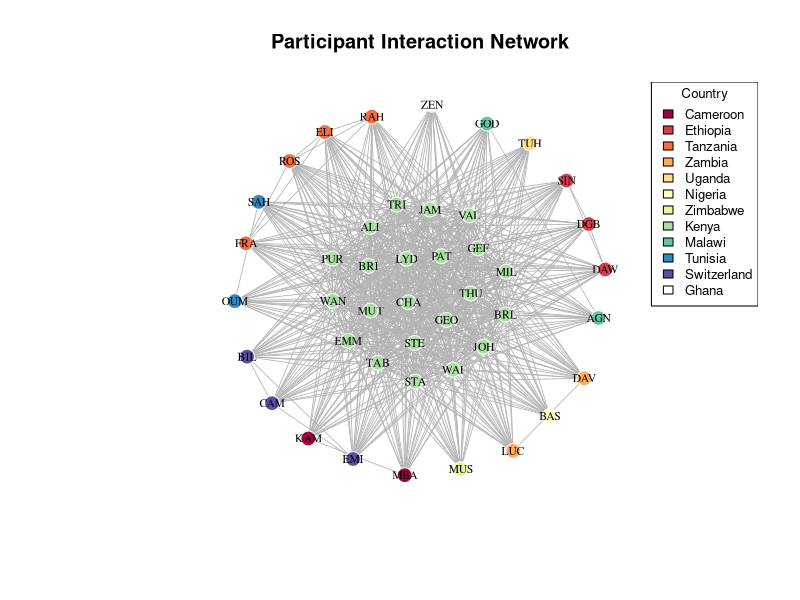
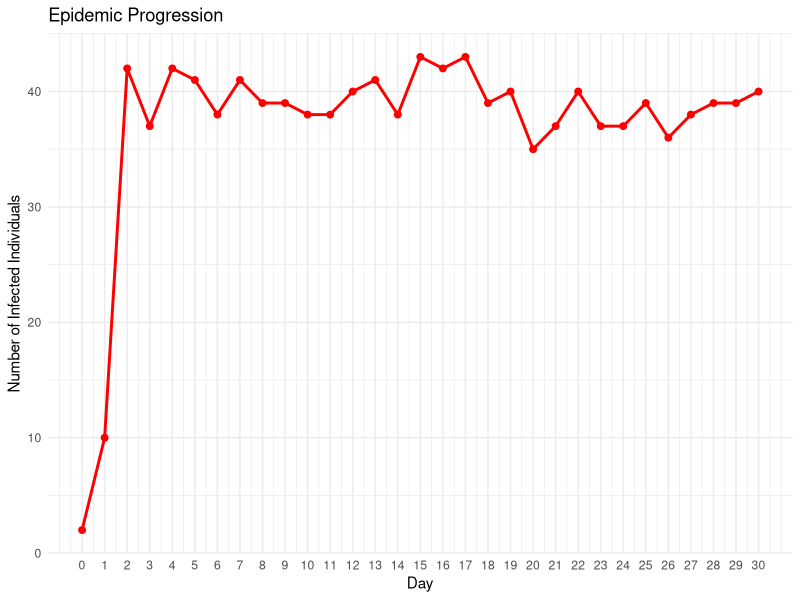
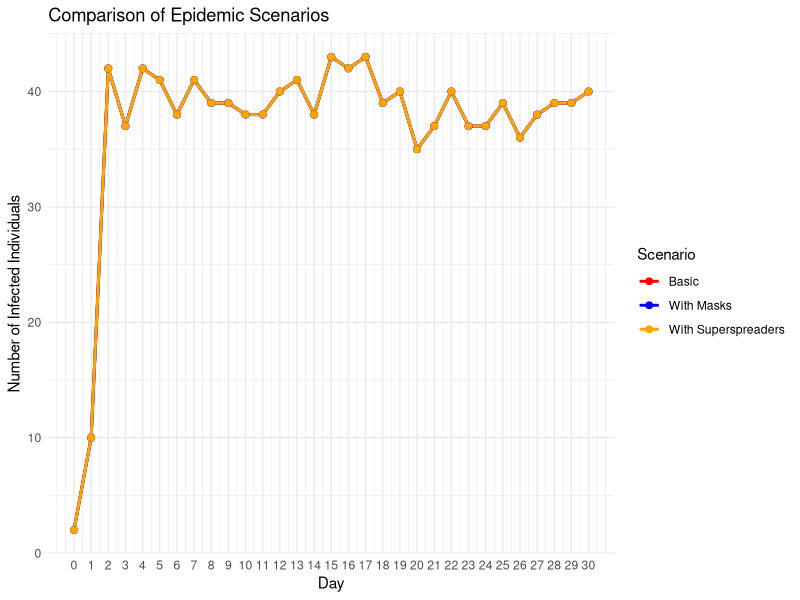
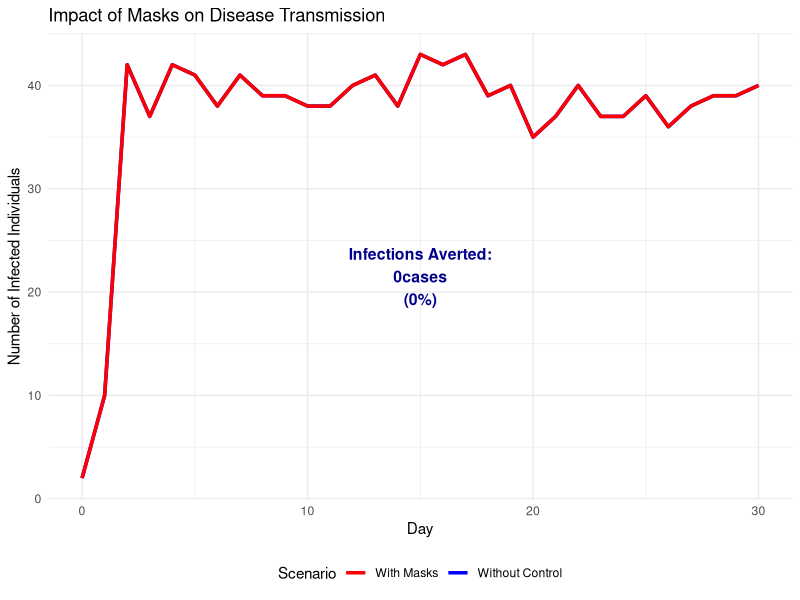
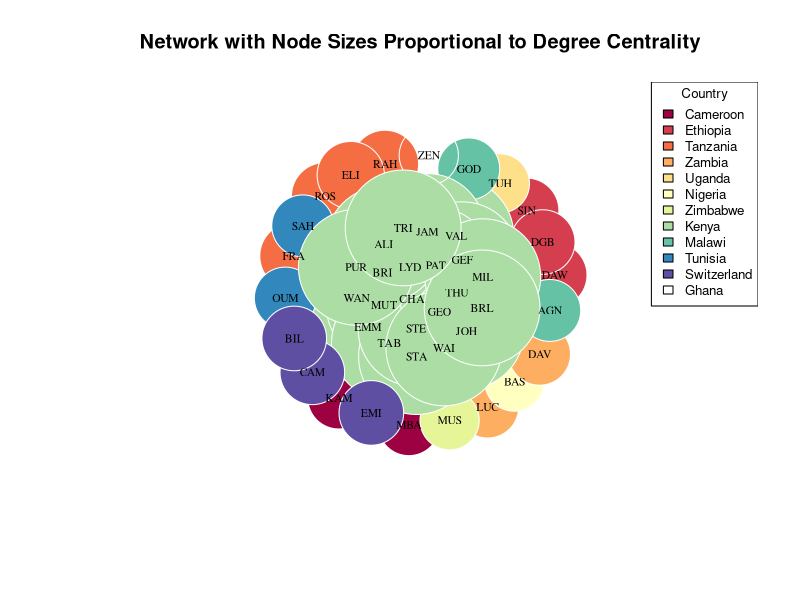
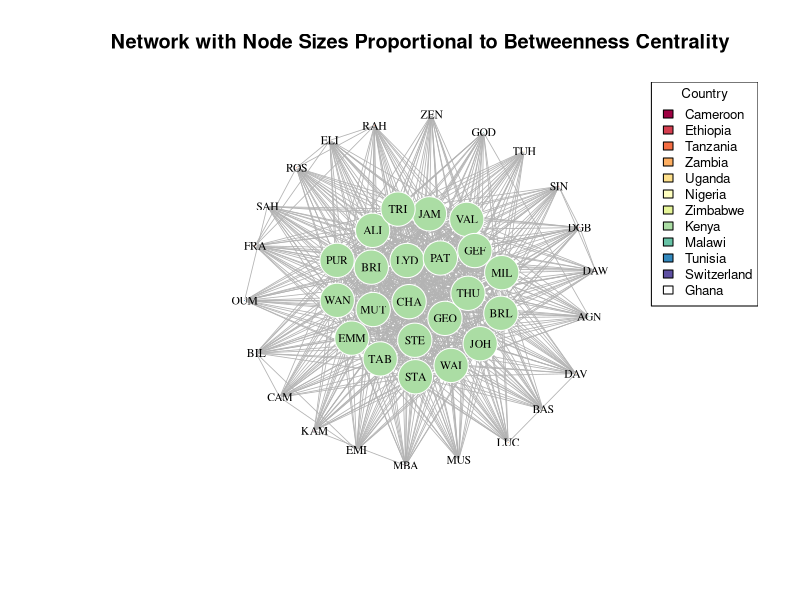
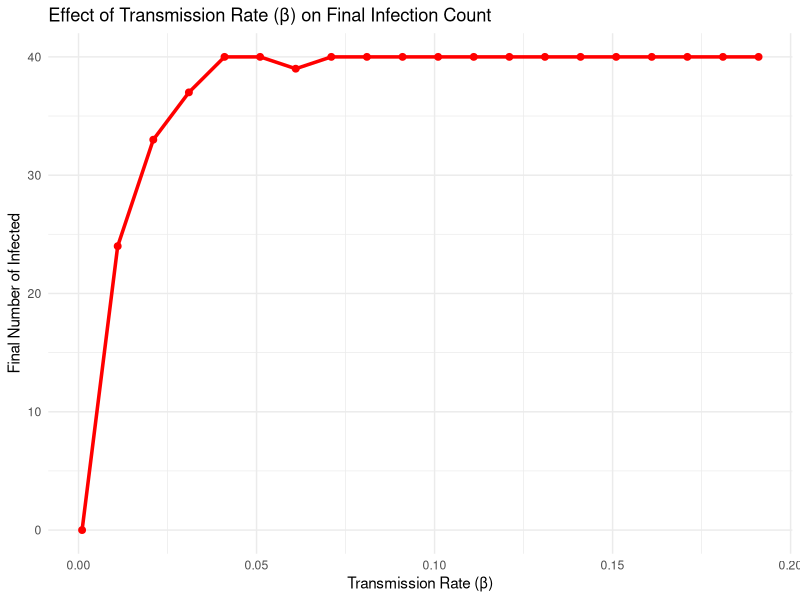
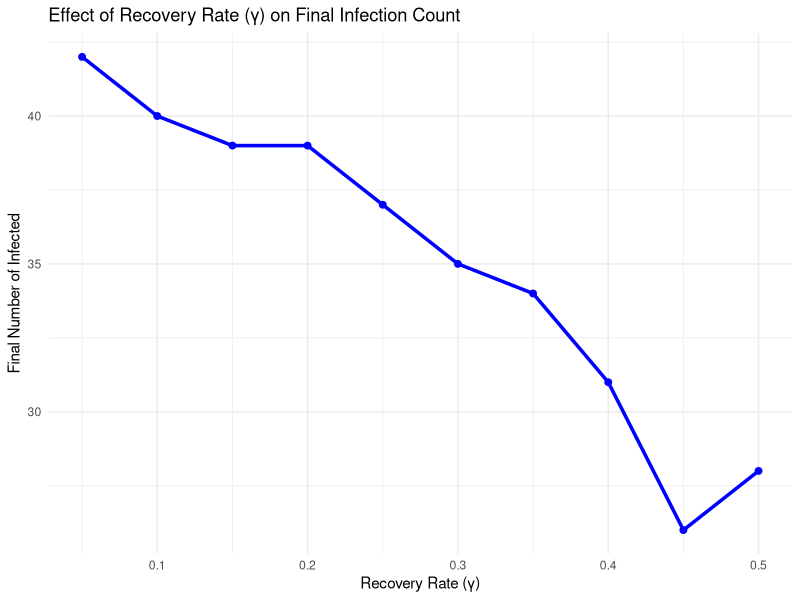

Recreate these plots in R, in order.
###### The following exercise ####
##Network Analysis and SIS Epidemic Model##

####Project Description####

##This project introduces the intersection of network analysis and epidemic modeling through 
## a hands-on exploration of disease transmission dynamics. Using a dataset of participants 
## from various countries attending a Malaria Modelling modular program in Nairobi, Kenya, 
## participants learn to construct social networks based on participants interaction patterns 
## and simulate disease spread using a Susceptible-Infected-Susceptible (SIS) model.

##The project aims to demonstrate how network structure influences epidemic outcomes by modeling 
## connections between individuals from the same countries, with Kenya serving as a hub connecting 
## participants from different nations. The aim is to explore key epidemiological concepts including 
## transmission rates (β), recovery rates (γ), and intervention strategies like wearing masks and 
##identification of superspreaders.

##Through this practical exercise, participants should gain a hands-on experience with network visualization, 
## epidemic simulation, and quantitative analysis of public health interventions. The goals is to emphasize 
## applications by examining scenarios such as the impact of protective measures introduced mid-outbreak 
## and the role of highly connected individuals in accelerating disease spread.

##Exercises are presented at the end of this tutorial

##############################################################################

#Packages for this work
library(igraph) # For graphs
library(ggplot2) # For plots
library(dplyr) # For manipulation
library(RColorBrewer) # For colours

##Create the dataset - participants, and their country of origin.
data <- data.frame( Participant = c("KAM", "SIN", "RAH", "DAW", "LUC", "TUH", "BAS", "MBA", 
                                    "MUS", "DAV", "CHA", "EMM", "LYD", "VAL", "GOD", "AGN", 
                                    "ROS", "FRA", "JAM", "DGB", "ELI", "WAN", "MUT", "GEO", 
                                    "GEF", "SAH", "PAT", "TAB", "BRI", "STA", "OUM", "STE", 
                                    "THU", "EMI", "CAM", "ZEN", "BIL", "JOH", "ALI", "PUR", 
                                    "WAI", "MIL", "BRL", "TRI"),  
                    Country = c("Cameroon", "Ethiopia", "Tanzania", "Ethiopia", "Zambia", 
                                "Uganda", "Nigeria", "Cameroon", "Zimbabwe", "Zambia", "Kenya", 
                                "Kenya", "Kenya", "Kenya", "Malawi", "Malawi", "Tanzania", "Tanzania", 
                                "Kenya", "Ethiopia", "Tanzania", "Kenya", "Kenya", "Kenya", "Kenya", 
                                "Tunisia", "Kenya", "Kenya", "Kenya", "Kenya", "Tunisia", "Kenya", 
                                "Kenya", "Switzerland", "Switzerland", "Ghana", "Switzerland", "Kenya", 
                                "Kenya", "Kenya", "Kenya", "Kenya", "Kenya", "Kenya"))

#####PART 1. NETWORK CONSTRUCION ####

##Remember Networks are based on matrices - adjacency matrix defines who is connected to whom.
##Create an adjacency matrix based on connection rules: 
#a) People from same country are connected; 
#b) Non-Kenyans are also connected to Kenyans. 
create_network <- function(data) {
  n <- nrow(data)
  adj_matrix <- matrix(0, n, n)
  rownames(adj_matrix) <- colnames(adj_matrix) <- data$Participant
  
  for(i in 1:n) {
    for(j in 1:n) {
      if(i != j) {
##Same country connect
        if(data$Country[i] == data$Country[j]) {
          adj_matrix[i,j] <- 1
        }
##Non-Kenyans connect to Kenyans
        else if(data$Country[i] != "Kenya" & data$Country[j] == "Kenya") {
          adj_matrix[i,j] <- 1
        }
        else if(data$Country[i] == "Kenya" & data$Country[j] != "Kenya") {
          adj_matrix[i,j] <- 1
        }
      }
    }
  }
  return(adj_matrix)
}

##Create the network and add attributes - what is an attribute?

adj_matrix <- create_network(data) ### Explore the adjacency 
g <- graph_from_adjacency_matrix(adj_matrix, mode = "undirected") #What does undirected mean? How does it differ from a directed graph?

##Add attributes
V(g)$country <- data$Country
V(g)$name <- data$Participant

##Create and visualize the network
plot_network <- function(g, data) {
##Color nodes by country
countries <- unique(data$Country)
colors <- RColorBrewer::brewer.pal(min(length(countries), 11), "Spectral")
country_colors <- setNames(colors[1:length(countries)], countries)
  
##Set vertex colors using the country attribute
V(g)$color <- country_colors[V(g)$country]
  
##Set the graph layout - there are many layouts - please explore them
set.seed(123)
layout <- layout_with_fr(g)
  
##Plot
plot(g,
     layout = layout,
     vertex.size = 8,
     vertex.label = V(g)$name,  # Explicitly use vertex names - what if you don't want to have people's names on the vertices? How would you modify this?
     vertex.label.cex = 0.7,
     vertex.label.color = "black",
     vertex.frame.color = "white",
     edge.color = "gray70",
     edge.width = 0.8,
     main = "Participant Interaction Network")
  
##Add legend - you can change position or text size
legend("topright", legend = countries, fill = country_colors, cex = 0.8, title = "Country")
}

###Plot the network
plot_network(g, data)


##############################################################################
###Now you have a network - what is it showing? Why circle? Are there other things you can explore from this?

###You can stop here - and explore the network parameters - density, degree (in/out degree), betweenness and other centrality metrics.

####What type of questions can one explore with network analysis####
##What is my outcome of analysis?
# • Node-level
# • Edge-level
# • Network structure and topology (as a whole)
# • Process (sequence of events
##Outcome variables
# • Traits of nodes (e.g., Disease state)– Do nodes of different classes have different attributes?– Do connectivity and network position determine infection risk?
#   • Edge values– What determines whether two nodes are linked?– Do linked nodes share certain attributes?
#   • Network topology– What determines the structure of networks?– Does infection influence network structure?
#   • Transmission processes– Does the spread of a pathogen depend on network structure?– Simulation modeling

####Part 2 -SIS Epidemic Modelling ####
sis_model <- function(adj_matrix, beta, gamma, initial_infected, days, superspreaders = NULL, mask_day = NULL, mask_efficacy = 0.3) {
  n <- nrow(adj_matrix)
  participants <- rownames(adj_matrix)
  
##Initialize states: 0 = Susceptible, 1 = Infected
  states <- matrix(0, nrow = days + 1, ncol = n)
  colnames(states) <- participants
  
##Set initial infected
  states[1, initial_infected] <- 1
  
##Track daily infections for incidence calculation
  daily_new_infections <- rep(0, days + 1)
  
##Superspreaders - who is a suer spreader?
  ss_multiplier <- rep(1, n)
  if(!is.null(superspreaders)) {
    ss_idx <- which(participants %in% superspreaders)
    ss_multiplier[ss_idx] <- 5  # 5x transmission rate
  }
  
  for(day in 1:days) {
    current_state <- states[day, ]
    new_state <- current_state
    new_infections <- 0
    
##Apply Intervention - masking effect if applicable
    current_beta <- beta
    if(!is.null(mask_day) && day >= mask_day) {
      current_beta <- beta * (1 - mask_efficacy)
    }
    
    for(i in 1:n) {
      if(current_state[i] == 0) {  # If susceptible
##Calculate infection probability from infected neighbors
    infected_neighbors <- which(current_state == 1 & adj_matrix[i, ] == 1)
    if(length(infected_neighbors) > 0) {
##Calculate total force of infection
      total_force <- 0
      for(neighbor in infected_neighbors) {
        total_force <- total_force + current_beta * ss_multiplier[neighbor]
          }
          
##Probability of infection (1 - probability of avoiding all infections)
      prob_infection <- 1 - exp(-total_force)
      if(runif(1) < prob_infection) {
        new_state[i] <- 1
        new_infections <- new_infections + 1
        }
        }
      } else {  ##If infected
##Recovery
        if(runif(1) < gamma) {
          new_state[i] <- 0
        }
      }
    }
    states[day + 1, ] <- new_state
    daily_new_infections[day + 1] <- new_infections
  }
  
  return(list(states = states, daily_new_infections = daily_new_infections))
}

###3 - SIMULATIONS

# Set parameters
beta <- 0.4
gamma <- 0.1
days <- 30

##Find participant indices
zeinabu_idx <- which(data$Participant == "ZEN")
agnes_idx <- which(data$Participant == "AGN")
initial_infected <- c("ZEN", "AGN")

##Scenario 1: Basic SIS model
set.seed(42)
result1 <- sis_model(adj_matrix, beta, gamma, initial_infected, days) #Explore

##Scenario 2: With masks from day 3
set.seed(42)
result2 <- sis_model(adj_matrix, beta, gamma, initial_infected, days, mask_day = 3)

##Scenario 3: With superspreaders
superspreaders <- c("BAS", "BIL", "MUT", "PUR") #Are these the superspreaders? Who is a superspreader? What criteria do we use to identify a superspreader? Hint: Network metrics. 
set.seed(42)
result3 <- sis_model(adj_matrix, beta, gamma, initial_infected, days, superspreaders = superspreaders)

####Part 4. ANALYSIS AND RESULTS ####

##Epidemic Results

# a) Number of infected on days 2, 4, 8
infected_day2 <- sum(result1$states[3, ])  # Day 2 (row 3, 0-indexed)
infected_day4 <- sum(result1$states[5, ])  # Day 4
infected_day5 <- sum(result1$states[5, ])  # Day 5
infected_day8 <- sum(result1$states[9, ])  # Day 8

cat("a) Number of infected individuals:\n")
cat("   Day 2:", infected_day2, "people\n")
cat("   Day 4:", infected_day4, "people\n")
cat("   Day 8:", infected_day8, "people\n\n")

# b) Incidence at day 8
incidence_day8 <- result1$daily_new_infections[5]
cat("b) Incidence on Day 5:", incidence_day8, "new infections\n\n")

# c) Infections averted with masks
infected_day5_masks <- sum(result2$states[5, ])
infections_averted <- infected_day5 - infected_day5_masks
cat("c) With masks from Day 5:\n")
cat("   Infections on Day 5 with masks:", infected_day5_masks, "\n")
cat("   Infections averted:", infections_averted, "\n\n")

# d) Network metrics
cat("d) Network Metrics:\n")

# i) Density
density_val <- edge_density(g)
cat("   i) Network density:", round(density_val, 3), "\n")

# ii) Superspreader analysis
cat("   ii) Superspreader analysis:\n")
infected_normal <- sum(result1$states[6, ])
infected_superspreaders <- sum(result3$states[6, ])
cat("       Without superspreaders: ", infected_normal, " infected\n")
cat("       With superspreaders: ", infected_superspreaders, " infected\n")
cat("       Additional infections from superspreaders: ", infected_superspreaders - infected_normal, "\n")

## iii) Effect of interaction rate changes
cat("   iii) Effect of changing interaction rates:\n")
betas <- c(0.01, 0.02, 0.03, 0.04, 0.05)
final_infected <- numeric(length(betas))

for(i in seq_along(betas)) {
  set.seed(42)
  temp_result <- sis_model(adj_matrix, betas[i], gamma, initial_infected, days)
  final_infected[i] <- sum(temp_result$states[6, ])
}

beta_results <- data.frame(Beta = betas, Final_Infected = final_infected)
print(beta_results)

####Part 5. VISUALIZATION OF EPIDEMIC PROGRESSION ####
plot_epidemic <- function(states) {
  days <- nrow(states) - 1
  infected_counts <- rowSums(states)
  
  df <- data.frame(
    Day = 0:days,
    Infected = infected_counts
  )
  
  ggplot(df, aes(x = Day, y = Infected)) +
    geom_line(color = "red", size = 1) +
    geom_point(color = "red", size = 2) +
    labs(title = "Epidemic Progression",
         x = "Day",
         y = "Number of Infected Individuals") +
    theme_minimal() +
    scale_x_continuous(breaks = 0:days)
}

##Plot epidemic progression
print(plot_epidemic(result1$states))

##Comparison plot
compare_df <- data.frame(
  Day = rep(0:days, 3),
  Infected = c(rowSums(result1$states), rowSums(result2$states), rowSums(result3$states)),
  Scenario = rep(c("Basic", "With Masks", "With Superspreaders"), each = days + 1)
)

comparison_plot <- ggplot(compare_df, aes(x = Day, y = Infected, color = Scenario)) +
  geom_line(size = 1) +
  geom_point(size = 2) +
  labs(title = "Comparison of Epidemic Scenarios",
       x = "Day",
       y = "Number of Infected Individuals") +
  theme_minimal() +
  scale_x_continuous(breaks = 0:days) +
  scale_color_manual(values = c("red", "blue", "orange"))

print(comparison_plot)

##Enhanced infections averted visualization as a shaded area
plot_infections_averted <- function(result_no_control, result_with_control, intervention_name = "Intervention") {
  days <- nrow(result_no_control$states) - 1
  
##Calculate infections for both scenarios
no_control <- rowSums(result_no_control$states)
with_control <- rowSums(result_with_control$states)
  
##Calculate total infections averted
total_averted <- sum(no_control) - sum(with_control)
percentage_averted <- round((total_averted / sum(no_control)) * 100, 1)
  
##Create data frame
df <- data.frame(
  Day = 0:days,
  No_Control = no_control,
  With_Control = with_control
  )
##Plot
p <- ggplot(df, aes(x = Day)) +
##Shaded area between curves
geom_ribbon(aes(ymin = With_Control, ymax = No_Control),
            fill = "lightblue", alpha = 0.7) +
##Lines for both scenarios
geom_line(aes(y = No_Control, color = "Without Control"), size = 1.2) +
geom_line(aes(y = With_Control, color = paste("With", intervention_name)), size = 1.2) +
##Add text annotation in shaded area
  annotate("text", x = days/2, y = max(no_control)/2, 
           label = paste("Infections Averted:\n", total_averted, "cases\n(", percentage_averted, "%)", sep = ""), size = 4, fontface = "bold", color = "darkblue") +
  labs(title = paste("Impact of", intervention_name, "on Disease Transmission"), x = "Day", y = "Number of Infected Individuals", color = "Scenario") +
  theme_minimal() +
  scale_color_manual(values = c("red", "blue")) +
  theme(legend.position = "bottom")
return(p)
}

##Show infections averted with masks
print(plot_infections_averted(result1, result2, "Masks"))

##Summary
cat("Network has", vcount(g), "participants and", ecount(g), "connections\n")
cat("Density:", round(density_val, 3), "- indicates a", 
    ifelse(density_val > 0.5, "highly", "moderately"), "connected network\n")

##############################################################################
##EXERCISE AND SOLUTIONS##

##Exercise 1: Network Exploration and Visualization

cat("\n=== EXERCISE 1: NETWORK EXPLORATION ===\n")

## a). Modify the network to show node sizes proportional to degree centrality
plot_network_degree <- function(g, data) {
##Calculate degree centrality
  degrees <- degree(g)
  
##Color nodes by country
  countries <- unique(data$Country)
  colors <- RColorBrewer::brewer.pal(min(length(countries), 11), "Spectral")
  country_colors <- setNames(colors[1:length(countries)], countries)
  V(g)$color <- country_colors[V(g)$country]
  
##Layout
  set.seed(123)
  layout <- layout_with_fr(g)
  
##Plot with node sizes proportional to degree
  plot(g, 
       layout = layout,
       vertex.size = degrees * 2,  # Scale degree for visibility
       vertex.label = V(g)$name,
       vertex.label.cex = 0.7,
       vertex.label.color = "black",
       vertex.frame.color = "white",
       edge.color = "gray70",
       edge.width = 0.8,
       main = "Network with Node Sizes Proportional to Degree Centrality")
  
  legend("topright", legend = countries, fill = country_colors, cex = 0.8, title = "Country")
}

plot_network_degree(g, data)

###Exercise 1.1- What is betweenness centrality. Redraw the network with node sizes proportional to the node betweenness. How does this differ from degree centrality?
###________________###
###      Answer    ###
###________________###

plot_network_betweenness <- function(g, data) {
  ##Calculate degree centrality
  betweenness <- betweenness(g)
  
  ##Color nodes by country
  countries <- unique(data$Country)
  colors <- RColorBrewer::brewer.pal(min(length(countries), 11), "Spectral")
  country_colors <- setNames(colors[1:length(countries)], countries)
  V(g)$color <- country_colors[V(g)$country]
  
  ##Layout
  set.seed(123)
  layout <- layout_with_fr(g)
  
  ##Plot with node sizes proportional to degree
  plot(g, 
       layout = layout,
       vertex.size = betweenness * 2,  # Scale degree for visibility
       vertex.label = V(g)$name,
       vertex.label.cex = 0.7,
       vertex.label.color = "black",
       vertex.frame.color = "white",
       edge.color = "gray70",
       edge.width = 0.8,
       main = "Network with Node Sizes Proportional to Betweenness Centrality")
  
  legend("topright", legend = countries, fill = country_colors, cex = 0.8, title = "Country")
}

plot_network_betweenness(g, data)



## b). Calculate and compare degree centrality for Kenya vs other countries
degrees <- degree(g)
kenya_degrees <- degrees[data$Country == "Kenya"]
other_degrees <- degrees[data$Country != "Kenya"]

cat("b) Degree Centrality Comparison:\n")
cat("   Kenya participants - Mean degree:", round(mean(kenya_degrees), 2), "\n")
cat("   Other countries - Mean degree:", round(mean(other_degrees), 2), "\n")
cat("   Kenya participants are", round(mean(kenya_degrees)/mean(other_degrees), 1), "times more connected\n\n")

##Exercise 1.2 - Calculate and compare betweenness centrality for Kenya vs other countries
###________________###
###      Answer    ###
###________________###

betweenness <- betweenness(g)
kenya_degrees <- betweenness[data$Country == "Kenya"]
other_degrees <- betweenness[data$Country != "Kenya"]

cat("b) Betweenness Centrality Comparison:\n")
cat("   Kenya participants - Mean degree:", round(mean(kenya_degrees), 2), "\n")
cat("   Other countries - Mean degree:", round(mean(other_degrees), 2), "\n")
cat("   Kenya participants are", round(mean(kenya_degrees)/mean(other_degrees), 1), "times more connected\n\n")

## c). Identify top 3 most connected individuals
top_connected <- sort(degrees, decreasing = TRUE)[1:3]
cat("c) Top 3 most connected individuals:\n")
for(i in 1:3) {
  participant <- names(top_connected)[i]
  connections <- top_connected[i]
  country <- data$Country[data$Participant == participant]
  cat("   ", i, ".", participant, "(", country, ") -", connections, "connections\n")
}


##Exercise 1.3 - Identify least 3 connected individuals
###________________###
###      Answer    ###
###________________###
least_connected <- sort(degrees, decreasing = F)[1:3]
cat("c) Least 3  connected individuals:\n")
for(i in 1:3) {
  participant <- names(least_connected)[i]
  connections <- least_connected[i]
  country <- data$Country[data$Participant == participant]
  cat("   ", i, ".", participant, "(", country, ") -", connections, "connections\n")
}


##Exercise 2: Parameter Sensitivity Analysis

cat("\n=== EXERCISE 2: PARAMETER SENSITIVITY ===\n")

## a) & b). Run SIS model with different β values and plot
betas <- seq(0.001, 0.2, by = 0.01)
final_infected_beta <- numeric(length(betas))

for(i in seq_along(betas)) {
  set.seed(42)
  temp_result <- sis_model(adj_matrix, betas[i], gamma, initial_infected, days)
  final_infected_beta[i] <- sum(temp_result$states[days + 1, ])
}

# Plot β sensitivity
beta_df <- data.frame(Beta = betas, Final_Infected = final_infected_beta)
beta_plot <- ggplot(beta_df, aes(x = Beta, y = Final_Infected)) +
  geom_line(color = "red", size = 1.2) +
  geom_point(color = "red", size = 2) +
  labs(title = "Effect of Transmission Rate (β) on Final Infection Count",
       x = "Transmission Rate (β)",
       y = "Final Number of Infected") +
  theme_minimal()
print(beta_plot)

##Exercise 2.1 - Why does the infection plateau? What's the epidemiological phenomenon?

## c). Vary γ while keeping β constant
gammas <- seq(0.05, 0.5, by = 0.05)
final_infected_gamma <- numeric(length(gammas))

for(i in seq_along(gammas)) {
  set.seed(42)
  temp_result <- sis_model(adj_matrix, 0.4, gammas[i], initial_infected, days)
  final_infected_gamma[i] <- sum(temp_result$states[days + 1, ])
}

# Plot γ sensitivity
gamma_df <- data.frame(Gamma = gammas, Final_Infected = final_infected_gamma)
gamma_plot <- ggplot(gamma_df, aes(x = Gamma, y = Final_Infected)) +
  geom_line(color = "blue", size = 1.2) +
  geom_point(color = "blue", size = 2) +
  labs(title = "Effect of Recovery Rate (γ) on Final Infection Count",
       x = "Recovery Rate (γ)",
       y = "Final Number of Infected") +
  theme_minimal()
print(gamma_plot)

## d). Calculate R₀ and plot
R0_values <- betas / gamma  # Using gamma = 0.1
R0_df <- data.frame(Beta = betas, R0 = R0_values, Final_Infected = final_infected_beta)

R0_plot <- ggplot(R0_df, aes(x = R0, y = Final_Infected)) +
  geom_line(color = "purple", size = 1.2) +
  geom_point(color = "purple", size = 2) +
  geom_vline(xintercept = 1, linetype = "dashed", color = "red", size = 1) +
  annotate("text", x = 1.2, y = max(final_infected_beta)/2, label = "R₀ = 1\n(Threshold)", color = "red") +
  labs(title = "Basic Reproduction Number (R₀) vs Final Infections",
       x = "Basic Reproduction Number (R₀)",
       y = "Final Number of Infected") +
  theme_minimal()
print(R0_plot)

cat("d) R₀ Analysis: Epidemic threshold occurs at R₀ = 1\n")
cat("   When R₀ < 1: Disease dies out\n")
cat("   When R₀ > 1: Disease persists and spreads\n\n")

##Exercise 2.2 - What is R₀? How would you use the knowledge of R₀ for disease control? What's another way tomcalculate R₀ as Billy showed in class? 

##Exercise 3: Intervention Timing Analysis

cat("\n=== EXERCISE 3: INTERVENTION TIMING ===\n")

## a) & b). Implement masks on different days and calculate infections averted
intervention_days <- 1:6
infections_averted_list <- numeric(length(intervention_days))
mask_efficacy <- 0.4

for(i in seq_along(intervention_days)) {
  set.seed(42)
  result_mask <- sis_model(adj_matrix, beta, gamma, initial_infected, days, 
                           mask_day = intervention_days[i], mask_efficacy = mask_efficacy)
  
  # Calculate total infections over entire period
  total_no_mask <- sum(rowSums(result1$states))
  total_with_mask <- sum(rowSums(result_mask$states))
  infections_averted_list[i] <- total_no_mask - total_with_mask
}

## c). Create bar chart
timing_df <- data.frame(
  Day = intervention_days,
  Infections_Averted = infections_averted_list
)

timing_plot <- ggplot(timing_df, aes(x = factor(Day), y = Infections_Averted)) +
  geom_bar(stat = "identity", fill = "steelblue", alpha = 0.7) +
  geom_text(aes(label = Infections_Averted), vjust = -0.3) +
  labs(title = "Infections Averted by Day of Mask Intervention",
       subtitle = "Earlier intervention = More infections prevented",
       x = "Day of Intervention",
       y = "Total Infections Averted") +
  theme_minimal()
print(timing_plot)

cat("c) Intervention Timing Results:\n")
for(i in seq_along(intervention_days)) {
  cat("   Day", intervention_days[i], "intervention:", infections_averted_list[i], "infections averted\n")
}

cat("\nd) Early intervention is more effective because:\n")
cat("   - Smaller infected population to control\n")
cat("   - Prevents exponential growth phase\n")
cat("   - Delays can lead to overwhelming healthcare systems\n\n")

###________________###
###      Answer    ###
###________________###

## a) & b). Implement masks on different days and calculate infections averted
intervention_days <- 1:12
infections_averted_list <- numeric(length(intervention_days))
mask_efficacy <- 0.4

for(i in seq_along(intervention_days)) {
  set.seed(42)
  result_mask <- sis_model(adj_matrix, beta, gamma, initial_infected, days, 
                           mask_day = intervention_days[i], mask_efficacy = mask_efficacy)
  
  # Calculate total infections over entire period
  total_no_mask <- sum(rowSums(result1$states))
  total_with_mask <- sum(rowSums(result_mask$states))
  infections_averted_list[i] <- total_no_mask - total_with_mask
}

## c). Create bar chart
timing_df <- data.frame(
  Day = intervention_days,
  Infections_Averted = infections_averted_list
)

timing_plot <- ggplot(timing_df, aes(x = factor(Day), y = Infections_Averted)) +
  geom_bar(stat = "identity", fill = "steelblue", alpha = 0.7) +
  geom_text(aes(label = Infections_Averted), vjust = -0.3) +
  labs(title = "Infections Averted by Day of Mask Intervention",
       subtitle = "Earlier intervention = More infections prevented",
       x = "Day of Intervention",
       y = "Total Infections Averted") +
  theme_minimal()
print(timing_plot)

cat("c) Intervention Timing Results:\n")
for(i in seq_along(intervention_days)) {
  cat("   Day", intervention_days[i], "intervention:", infections_averted_list[i], "infections averted\n")
}

cat("\nd) Early intervention is more effective because:\n")
cat("   - Smaller infected population to control\n")
cat("   - Prevents exponential growth phase\n")
cat("   - Delays can lead to overwhelming healthcare systems\n\n")

##Exercise 4: Superspreader Impact Assessment

cat("\n=== EXERCISE 4: SUPERSPREADER ANALYSIS ===\n")

## a). Identify top 6 most connected individuals
top6_connected <- sort(degrees, decreasing = TRUE)[1:6]
top6_names <- names(top6_connected)

cat("a) Top 6 most connected individuals:\n")
for(i in 1:6) {
  cat("   ", i, ".", top6_names[i], "-", top6_connected[i], "connections\n")
}




##Exercise 31. - Who are the top 6 most connected individuals abased on betweenness? Do they differ from those based on degree centrality? Comment on whether they are different or the same - why?


###________________###
###      Answer    ###
###________________###

top6_connected_between <- sort(betweenness, decreasing = TRUE)[1:6]
top6_between_names <- names(top6_connected_between)

cat("a) Top 6 most connected individuals:\n")
for(i in 1:6) {
  cat("   ", i, ".", top6_between_names[i], "-", top6_connected_between[i], "connections\n")
}

## b) & c). Compare superspreader scenarios
# Scenario 1: Top 6 most connected as superspreaders
set.seed(42)
result_ss_connected <- sis_model(adj_matrix, beta, gamma, initial_infected, days, superspreaders = top6_names)

# Scenario 2: Random 6 people as superspreaders
set.seed(123)
random_ss <- sample(data$Participant, 6)
set.seed(42)
result_ss_random <- sis_model(adj_matrix, beta, gamma, initial_infected, days, superspreaders = random_ss)

## d). Calculate superspreader effects
baseline_infections <- sum(rowSums(result1$states))
connected_ss_infections <- sum(rowSums(result_ss_connected$states))
random_ss_infections <- sum(rowSums(result_ss_random$states))

connected_effect <- round(((connected_ss_infections - baseline_infections) / baseline_infections) * 100, 1)
random_effect <- round(((random_ss_infections - baseline_infections) / baseline_infections) * 100, 1)

cat("\nb-d) Superspreader Effect Analysis:\n")
cat("   Baseline (no superspreaders):", baseline_infections, "total infections\n")
cat("   Most connected as superspreaders:", connected_ss_infections, "total infections (", connected_effect, "% increase)\n")
cat("   Random people as superspreaders:", random_ss_infections, "total infections (", random_effect, "% increase)\n")

##Exercise 3.1 - Calculate the superspreader effect based on betweenness centrality, and compare most connected as superspreader and random people as superspreader vs baseline? Do they differ from when using degree centrality?



###________________###
###      Answer    ###
###________________###

## b) & c). Compare superspreader scenarios
# Scenario 1: Top 6 most connected as superspreaders

set.seed(42)
result_ss_connected_between <- sis_model(adj_matrix, beta, gamma, initial_infected, days, superspreaders = top6_between_names)

# Scenario 2: Random 6 people as superspreaders
set.seed(123)
random_ss_between <- sample(data$Participant, 6)
set.seed(42)
result_ss_random_between <- sis_model(adj_matrix, beta, gamma, initial_infected, days, superspreaders = random_ss_between)

## d). Calculate superspreader effects
baseline_infections_between <- sum(rowSums(result1$states))
connected_ss_infections_between <- sum(rowSums(result_ss_connected_between$states))
random_ss_infections_between <- sum(rowSums(result_ss_random_between$states))

connected_effect_between <- round(((connected_ss_infections_between - baseline_infections_between) / baseline_infections_between) * 100, 1)
random_effect <- round(((random_ss_infections_between - baseline_infections_between) / baseline_infections_between) * 100, 1)

cat("\nb-d) Superspreader Effect Analysis:\n")
cat("   Baseline (no superspreaders):", baseline_infections_between, "total infections\n")
cat("   Most connected as superspreaders:", connected_ss_infections_between, "total infections (", connected_effect, "% increase)\n")
cat("   Random people as superspreaders:", random_ss_infections_between, "total infections (", random_effect, "% increase)\n")



## e). Design targeted intervention
# Target the most connected individuals for intervention (e.g., isolation)
# Simple approach: remove top 3 most connected from network
adj_matrix_targeted <- adj_matrix
top3_indices <- which(rownames(adj_matrix) %in% names(top_connected)[1:3])

# Zero out connections for top 3 (simulate isolation)
adj_matrix_targeted[top3_indices, ] <- 0
adj_matrix_targeted[, top3_indices] <- 0

set.seed(42)
result_targeted <- sis_model(adj_matrix_targeted, beta, gamma, initial_infected, days)
targeted_infections <- sum(rowSums(result_targeted$states))

cat("\ne) Targeted Intervention (Isolate top 3 connected):\n")
cat("   With targeted intervention:", targeted_infections, "total infections\n")
cat("   Infections prevented:", baseline_infections - targeted_infections, "\n")
cat("   Effectiveness:", round(((baseline_infections - targeted_infections) / baseline_infections) * 100, 1), "% reduction\n\n")

##Exercise 3.2 - How many infections are prevented if we consider betweenness centrality fo isolation? 

###________________###
###      Answer    ###
###________________###

top_connected_between <- sort(betweenness, decreasing = TRUE)[1:3]
cat("c) Top 3 most connected individuals based on betweeness:\n")
for(i in 1:3) {
  participant <- names(top_connected_between)[i]
  connections <- top_connected_between[i]
  country <- data$Country[data$Participant == participant]
  cat("   ", i, ".", participant, "(", country, ") -", connections, "connections\n")
}


adj_matrix_targeted_between <- adj_matrix
top3_indices_between <- which(rownames(adj_matrix) %in% names(top_connected_between)[1:3])

# Zero out connections for top 3 (simulate isolation)
adj_matrix_targeted_between[top3_indices_between, ] <- 0
adj_matrix_targeted_between[, top3_indices_between] <- 0

set.seed(42)
result_targeted_between <- sis_model(adj_matrix_targeted_between, beta, gamma, initial_infected, days)
targeted_infections_between <- sum(rowSums(result_targeted_between$states))

cat("\ne) Targeted Intervention (Isolate top 3 connected) based on betweeness:\n")
cat("   With targeted intervention:", targeted_infections, "total infections\n")
cat("   Infections prevented:", baseline_infections - targeted_infections_between, "\n")
cat("   Effectiveness:", round(((baseline_infections - targeted_infections_between) / baseline_infections) * 100, 1), "% reduction\n\n")

##Exercise 5: Network Structure Modification

cat("\n=== EXERCISE 5: NETWORK STRUCTURE COMPARISON ===\n")

## a). Create small-world network
create_small_world <- function(data, prob = 0.1) {
  n <- nrow(data)
  adj_matrix_sw <- matrix(0, n, n)
  rownames(adj_matrix_sw) <- colnames(adj_matrix_sw) <- data$Participant
  
  for(i in 1:n) {
    for(j in 1:n) {
      if(i != j && runif(1) < prob) {
        adj_matrix_sw[i,j] <- 1
      }
    }
  }
  return(adj_matrix_sw)
}

# Create small-world network
set.seed(456)
adj_matrix_sw <- create_small_world(data, 0.1)
g_sw <- graph_from_adjacency_matrix(adj_matrix_sw, mode = "undirected")

# Create random network for comparison
set.seed(789)
g_random <- erdos.renyi.game(nrow(data), edge_density(g), directed = FALSE)
V(g_random)$name <- data$Participant
adj_matrix_random <- as_adjacency_matrix(g_random, sparse = FALSE)

## b). Compare network structures
networks <- list(
  Original = list(graph = g, adj_matrix = adj_matrix),
  SmallWorld = list(graph = g_sw, adj_matrix = adj_matrix_sw),
  Random = list(graph = g_random, adj_matrix = adj_matrix_random)
)

##Run simulations on all networks
results_comparison <- list()
for(net_name in names(networks)) {
  set.seed(42)
  results_comparison[[net_name]] <- sis_model(
    networks[[net_name]]$adj_matrix, 0.4, 0.1, initial_infected, days
  )
}

##Calculate metrics
cat("b) Network Structure Comparison:\n")
for(net_name in names(networks)) {
  net_graph <- networks[[net_name]]$graph
  density <- round(edge_density(net_graph), 3)
  avg_path <- round(mean_distance(net_graph), 2)
  final_infections <- sum(results_comparison[[net_name]]$states[days + 1, ])
  
##Find time to peak
  daily_infections <- rowSums(results_comparison[[net_name]]$states)
  peak_day <- which.max(daily_infections) - 1
  
  cat("   ", net_name, "Network:\n")
  cat("     i) Density:", density, "\n")
  cat("     ii) Average path length:", avg_path, "\n")
  cat("     iii) Final infections:", final_infections, "\n")
  cat("     iv) Time to peak:", peak_day, "days\n\n")
}

##Visualize network structure comparison
comparison_epidemic_plot <- function(results_list) {
  all_data <- data.frame()
  
  for(net_name in names(results_list)) {
    infected_counts <- rowSums(results_list[[net_name]]$states)
    temp_df <- data.frame(
      Day = 0:days,
      Infected = infected_counts,
      Network = net_name
    )
    all_data <- rbind(all_data, temp_df)
  }
  
  ggplot(all_data, aes(x = Day, y = Infected, color = Network)) +
    geom_line(size = 1.2) +
    geom_point(size = 2) +
    labs(title = "Epidemic Progression Across Different Network Structures",
         subtitle = "Impact of network topology on disease spread",
         x = "Day",
         y = "Number of Infected Individuals") +
    theme_minimal() +
    scale_color_manual(values = c("red", "blue", "green")) +
    theme(legend.position = "bottom")
}

print(comparison_epidemic_plot(results_comparison))

##############################################################################
##FINAL EPIDEMIOLOGICAL QUESTION##

##Exercise 4 - General Epidemiological Modelling Questions


cat("\n=== EPIDEMIOLOGICAL RESEARCH QUESTION ===\n")

##Exercise 4.1 -  Read the following 
cat("Based on your analysis, answer the following research question:\n\n")
cat("QUESTION: You are a public health official planning intervention strategies\n")
cat("for a respiratory disease outbreak in a diverse international community.\n")
cat("Given limited resources, you must choose ONE of the following strategies:\n\n")

cat("Strategy A: Implement universal masking for everyone starting on Day 3\n")
cat("Strategy B: Identify and isolate the top 3 most connected individuals immediately\n")
cat("Strategy C: Implement random testing and isolation of 6 individuals on Day 1\n\n")

###############################################################################
####END OF Questiions - BONUS IMPLEMENTATION BELOW
###############################################################################


###Calculate effectiveness of each strategy
cat("ANALYSIS TO SUPPORT YOUR DECISION:\n")

###Strategy A: Universal masking from Day 3
set.seed(42)
strategy_A <- sis_model(adj_matrix, beta, gamma, initial_infected, days, mask_day = 3, mask_efficacy = 0.4)
infections_A <- sum(rowSums(strategy_A$states))

##Strategy B: Isolate top 3 connected (already calculated above)
infections_B <- targeted_infections

##Strategy C: Random isolation of 6 people
adj_matrix_random_isolation <- adj_matrix
set.seed(999)
random_isolated <- sample(1:nrow(adj_matrix), 6)
adj_matrix_random_isolation[random_isolated, ] <- 0
adj_matrix_random_isolation[, random_isolated] <- 0

set.seed(42)
strategy_C <- sis_model(adj_matrix_random_isolation, beta, gamma, initial_infected, days)
infections_C <- sum(rowSums(strategy_C$states))

baseline_total <- sum(rowSums(result1$states))

cat("Baseline (no intervention):", baseline_total, "total infections\n")
cat("Strategy A (Universal masks Day 3):", infections_A, "total infections -", 
    round(((baseline_total - infections_A)/baseline_total)*100, 1), "% reduction\n")
cat("Strategy B (Isolate top 3 connected):", infections_B, "total infections -", 
    round(((baseline_total - infections_B)/baseline_total)*100, 1), "% reduction\n")
cat("Strategy C (Random isolation of 6):", infections_C, "total infections -", 
    round(((baseline_total - infections_C)/baseline_total)*100, 1), "% reduction\n\n")

# Visual comparison of strategies
strategy_comparison <- data.frame(
  Day = rep(0:days, 4),
  Infected = c(rowSums(result1$states), rowSums(strategy_A$states), 
               rowSums(result_targeted$states), rowSums(strategy_C$states)),
  Strategy = rep(c("No Intervention", "Universal Masks (Day 3)", 
                   "Isolate Top 3 Connected", "Random Isolation (6 people)"), 
                 each = days + 1)
)

strategy_plot <- ggplot(strategy_comparison, aes(x = Day, y = Infected, color = Strategy)) +
  geom_line(size = 1.2) +
  geom_point(size = 1.5) +
  labs(title = "Comparison of Public Health Intervention Strategies",
       subtitle = "Which strategy would you choose and why?",
       x = "Day",
       y = "Number of Infected Individuals") +
  theme_minimal() +
  scale_color_manual(values = c("red", "blue", "green", "orange")) +
  theme(legend.position = "bottom")

print(strategy_plot)

cat("DISCUSSION POINTS FOR PARTICPANTS:\n")
cat("1. Which strategy is most effective in reducing total infections?\n")
cat("2. Consider the practical feasibility of each strategy:\n")
cat("   - Cost and resource requirements\n")
cat("   - Community acceptance and compliance\n")
cat("   - Ethical considerations\n")
cat("   - Speed of implementation\n\n")

cat("3. How might the effectiveness change if:\n")
cat("   - The outbreak started with more initial cases?\n")
cat("   - The transmission rate (β) was higher?\n")
cat("   - The recovery rate (γ) was lower?\n\n")

cat("4. What additional information would help you make a better decision?\n")
cat("5. How does network structure influence the success of different strategies?\n\n")

cat("BONUS ANALYSIS: Cost-Effectiveness\n")
cat("Assume costs: Universal masking = $1000, Isolation = $500/person\n")
infections_prevented_A <- baseline_total - infections_A
infections_prevented_B <- baseline_total - infections_B
infections_prevented_C <- baseline_total - infections_C

cost_A <- 1000
cost_B <- 3 * 500  # 3 people isolated
cost_C <- 6 * 500  # 6 people isolated

cost_effectiveness_A <- round(cost_A / infections_prevented_A, 0)
cost_effectiveness_B <- round(cost_B / infections_prevented_B, 0)
cost_effectiveness_C <- round(cost_C / infections_prevented_C, 0)

cat("Cost per infection prevented:\n")
cat("Strategy A: $", cost_effectiveness_A, " per infection prevented\n")
cat("Strategy B: $", cost_effectiveness_B, " per infection prevented\n")
cat("Strategy C: $", cost_effectiveness_C, " per infection prevented\n\n")

cat("=== SUMMARY FOR REFLECTION ===\n")
cat("This exercise demonstrates key epidemiological principles:\n")
cat("• Network structure critically influences disease transmission\n")
cat("• Early intervention is more effective than delayed action\n")
cat("• Targeted interventions can be more efficient than broad measures\n")
cat("• Public health decisions require balancing effectiveness, cost, and feasibility\n")
cat("• Mathematical modeling helps evaluate intervention strategies before implementation\n\n")

##############################################################################
